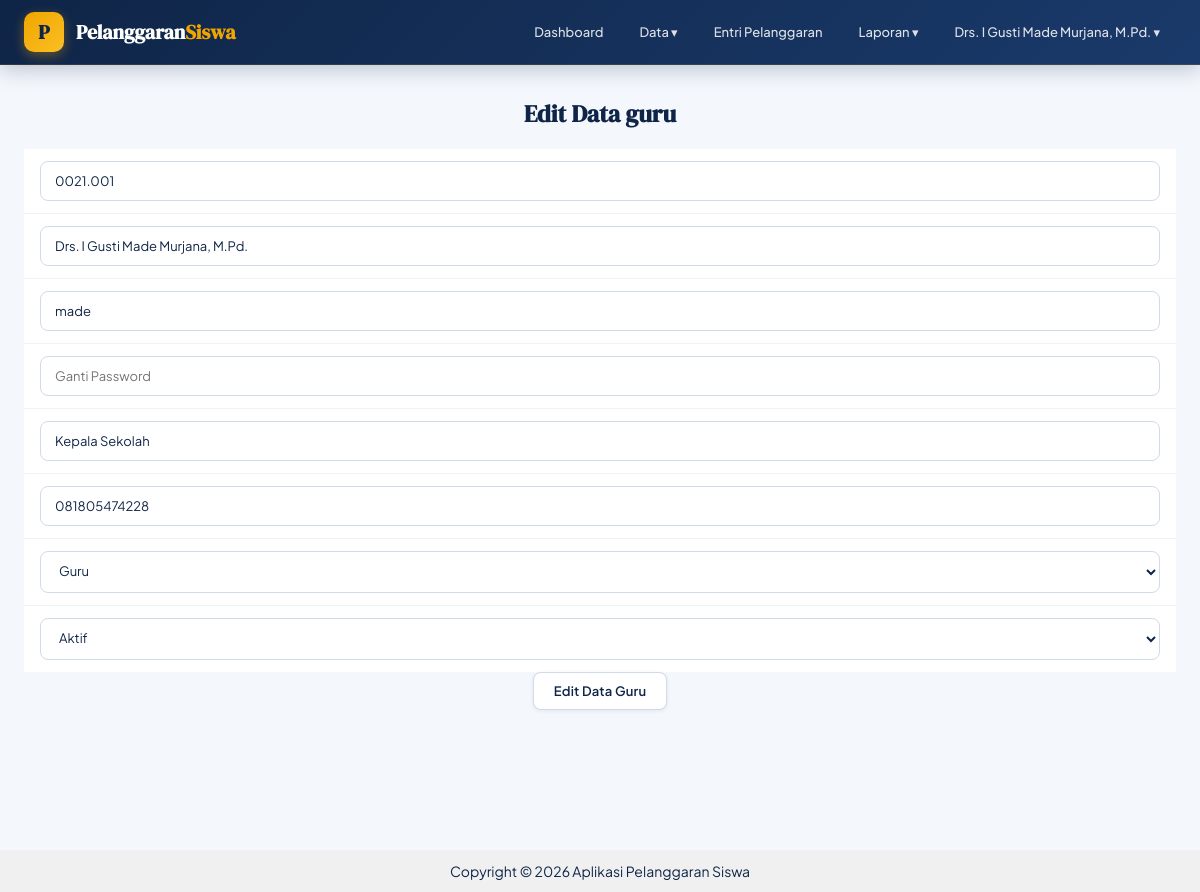
Screenshot of /pages/guru/edit.php?kode_guru=0021.001 (signed in) with the database file from the repository.
### tables this page shows
CREATE TABLE `guru` (
  `kode_guru` char(8) NOT NULL,
  `nama_pengguna` varchar(100) DEFAULT NULL,
  `role` varchar(30) DEFAULT NULL,
  `username` varchar(50) DEFAULT NULL,
  `password` varchar(70) DEFAULT NULL,
  `aktif` enum('Y','N') DEFAULT NULL,
  `jabatan` varchar(50) DEFAULT NULL,
  `telp` varchar(16) DEFAULT NULL
);

### pages/guru/edit.php (the view, shortened to what this page needs)
<?php
include ROOTPATH . "/config/config.php";
include ROOTPATH . "/includes/header.php";
$kode_guru = $_GET["kode_guru"];
$result = mysqli_fetch_assoc(mysqli_query($conn, "SELECT * FROM guru WHERE kode_guru = $kode_guru"));
?>
<center>
    <h2>Edit Data guru</h2>
    <form action="/Poin_Pelanggaran_Siswa/process/guru_process.php" method="POST">
            <table cellpadding="10">
                <tr>
                    <td><input type="text" name="kode_guru" autocomplete="off" value="<?=$result['kode_guru']?>" required placeholder="Kode Guru" readonly/></td>
                </tr>
                <tr>
                    <td><input type="text" name="nama_guru" autocomplete="off" value="<?=$result['nama_pengguna']?>" required placeholder="Nama guru"/></td>
                </tr>
                <tr>
                    <td><input type="text" name="username" autocomplete="off" value="<?=$result['username']?>" required placeholder="Username"/></td>
                </tr>
                <tr>
                    <td><input type="password" name="password" autocomplete="off" placeholder="Ganti Password"/></td>
                </tr>
                <tr>
                    <td><input type="text" name="jabatan" autocomplete="off" value="<?=$result['jabatan']?>" required placeholder="Jabatan"/></td>
                </tr>
                <tr>
                    <td><input type="number" name="telp" autocomplete="off" value="<?=$result['telp']?>" required placeholder="Telepon"/></td>
                </tr>
                <tr>
                    <td>
                        <select name="role" id="" style="width: 100%;">
                            <option <?php if($result['role'] == 'guru'){ echo "selected"; } ?> value="guru">Guru</option>
                        </select>
                    </td>
                </tr>
                <tr>
                    <td>
                        <select name="aktif" id="" style="width: 100%;">
                            <option <?php if($result['aktif'] == 'Y'){ echo "selected"; } ?> value="Y">Aktif</option>
                        </select>
                    </td>
                </tr>
            </table>
            <button type="submit">Edit Data Guru</button>
    </form>
</center>
<?php
include ROOTPATH . "/includes/footer.php";
?>

### Poin_Pelanggaran_Siswa/includes/header.php (style rules this page uses)
:root { --navy: #0f2547; --navy-mid: #1a3a6b; --navy-light: #234e8c; --gold: #f0a500; --gold-light: #fbbf24; --white: #ffffff; --off-white: #f4f7fc; --surface: #eef2f9; --border: #d0daea; --text-main: #0f2547; --text-muted: #5a7199; --red: #e53935; --red-dark: #b71c1c; --amber: #f59e0b; --teal: #0891b2; --shadow-sm: 0 1px 4px rgba(15,37,71,0.08); --shadow-md: 0 4px 16px rgba(15,37,71,0.12); --shadow-lg: 0 8px 32px rgba(15,37,71,0.18); --radius: 10px; --radius-lg: 16px; }
*, *::before, *::after { box-sizing: border-box; margin: 0; padding: 0; }
body { font-family: 'Plus Jakarta Sans', sans-serif; font-size: 14px; line-height: 1.6; color: var(--text-main); background: var(--off-white); }
h1, h2, h3 { font-family: 'DM Serif Display', serif; line-height: 1.2; }
table { width: 100%; border-collapse: collapse; background: var(--white); font-size: 13px; }
table tbody tr { transition: background 0.12s; border-bottom: 1px solid var(--surface); }
table tbody td { padding: 12px 16px; border: none; color: var(--text-main); vertical-align: middle; }
table tbody tr:last-child { border-bottom: none; }
button, .btn { display: inline-flex; align-items: center; justify-content: center; gap: 6px; height: auto; padding: 10px 20px; border: none; border-radius: 8px; font-family: 'Plus Jakarta Sans', sans-serif; font-size: 13px; font-weight: 600; cursor: pointer; transition: all 0.18s ease; letter-spacing: 0.2px; text-decoration: none; }
button:not(.btn-primary):not(.btn-warning):not(.btn-danger) { background: var(--white); color: var(--navy); border: 1.5px solid var(--border); box-shadow: var(--shadow-sm); }
input[type="text"], input[type="password"], input[type="email"], input[type="number"], input[type="date"], select, textarea { width: 100%; padding: 11px 14px; border: 1.5px solid var(--border); border-radius: 8px; font-family: 'Plus Jakarta Sans', sans-serif; font-size: 13px; color: var(--text-main); background: var(--white); transition: all 0.18s; outline: none; }
h2 { color: var(--navy); font-size: 24px; margin-bottom: 20px; font-weight: 700; }

### rows the page displays
guru: kode_guru "0021.001", nama_guru "Drs. I Gusti Made Murjana, M.Pd.", username "made", jabatan "Kepala Sekolah", telp "081805474228", aktif "Aktif"

### other values shown
$_SESSION['nama_pengguna'] "Drs. I Gusti Made Murjana, M.Pd."
